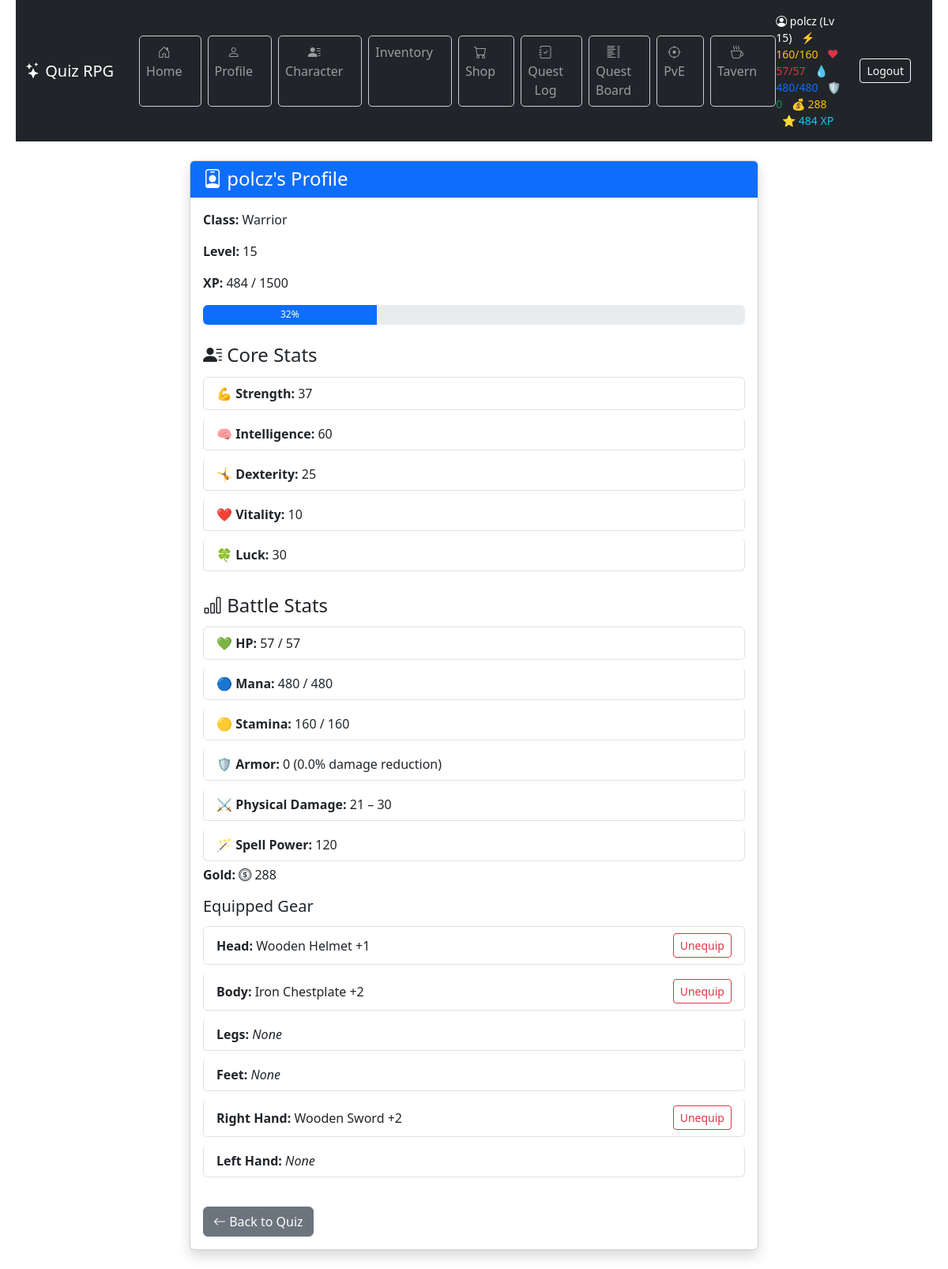
/profile/ (signed in), run on the app's committed database.
### game/models.py (models this page shows, shortened)
class Character(models.Model):
    CLASS_CHOICES = [
        ("warrior", "Warrior"),
        ("mage", "Mage"),
        ("rogue", "Rogue"),
    ]
    user = models.OneToOneField(User, on_delete=models.CASCADE)
    name = models.CharField(max_length=100)
    character_class = models.CharField(
        max_length=20, choices=CLASS_CHOICES, default="warrior"
    )
    level = models.IntegerField(default=1)
    experience = models.IntegerField(default=0)
    experience_to_next_level = models.PositiveIntegerField(default=100)
    hp = models.PositiveIntegerField(default=100)
    max_hp = models.PositiveIntegerField(default=100)
    hp_from_levels = models.PositiveIntegerField(default=0)
    mana = models.PositiveIntegerField(default=50)
    max_mana = models.PositiveIntegerField(default=50)
    mana_from_levels = models.PositiveIntegerField(default=0)
    stamina = models.PositiveIntegerField(default=50)
    max_stamina = models.PositiveIntegerField(default=50)
    armor = models.PositiveIntegerField(default=0)
    damage_reduction = models.FloatField(default=0.0)
    physical_min_damage = models.PositiveIntegerField(default=1)
    physical_max_damage = models.PositiveIntegerField(default=3)
    spell_power = models.PositiveIntegerField(default=0)
    hp_regeneration = models.PositiveIntegerField(default=0)
    mana_regeneration = models.PositiveIntegerField(default=0)
    stamina_regeneration = models.PositiveIntegerField(default=0)
    items = models.ManyToManyField("Item", related_name="characters", blank=True)
    equipped_head = models.ForeignKey(
        "Item",
        null=True,
        blank=True,
        related_name="equipped_on_head",
        on_delete=models.SET_NULL,
    )
    equipped_body = models.ForeignKey(
        "Item",
        null=True,
        blank=True,
        related_name="equipped_on_body",
        on_delete=models.SET_NULL,
    )
    equipped_legs = models.ForeignKey(
        "Item",
        null=True,
        blank=True,
        related_name="equipped_on_legs",
        on_delete=models.SET_NULL,
    )
    equipped_feet = models.ForeignKey(
        "Item",
        null=True,
        blank=True,
        related_name="equipped_on_feet",
        on_delete=models.SET_NULL,
    )
    equipped_hand_right = models.ForeignKey(
        "Item",
        null=True,
        blank=True,
        related_name="equipped_on_hand_right",
        on_delete=models.SET_NULL,
    )
    equipped_hand_left = models.ForeignKey(
        "Item",
        null=True,
        blank=True,
        related_name="equipped_on_hand_left",
        on_delete=models.SET_NULL,
    )
    strength = models.IntegerField(default=5)
    intelligence = models.IntegerField(default=5)
    dexterity = models.IntegerField(default=5)
    vitality = models.IntegerField(default=5)
    luck = models.IntegerField(default=5)
    stat_points = models.IntegerField(default=0)
    gold = models.IntegerField(default=0)
    last_regen_time = models.DateTimeField(default=timezone.now)
    class XpReward(TypedDict):
        total: int
        base: int
        strength_bonus: int
        intelligence_bonus: int
        double: bool

class Item(models.Model):
    SLOT_CHOICES = [
        ("head", "Head"),
        ("body", "Body"),
        ("legs", "Legs"),
        ("feet", "Feet"),
        ("hand_right", "Right Hand"),
        ("hand_left", "Left Hand"),
    ]
    name = models.CharField(max_length=100)
    description = models.TextField(blank=True, null=True)
    price = models.IntegerField(null=True, blank=True)
    is_available_in_shop = models.BooleanField(default=False)
    slot = models.CharField(
        max_length=20,
        choices=SLOT_CHOICES,
        default="hand_right",
    )
    effect_strength = models.IntegerField(default=0)
    effect_intelligence = models.IntegerField(default=0)
    effect_dexterity = models.IntegerField(default=0)
    effect_vitality = models.IntegerField(default=0)
    effect_luck = models.IntegerField(default=0)
    min_damage = models.PositiveIntegerField(default=0)
    max_damage = models.PositiveIntegerField(default=0)
    armor = models.PositiveIntegerField(default=0)
    spell_power = models.PositiveIntegerField(default=0)
    hp_bonus = models.IntegerField(default=0)
    mana_bonus = models.IntegerField(default=0)
    stamina_bonus = models.IntegerField(default=0)
    required_class = models.CharField(
        max_length=20,
        choices=Character.CLASS_CHOICES,
        null=True,
        blank=True,
        help_text="If set, only characters of this class can equip the item.",
    )

### game/views.py (the view)
# urls.py: path("profile/", views.profile_view, name="profile"),
@character_required
def profile_view(request):
    SLOTS = [
        ("head", "Head"),
        ("body", "Body"),
        ("legs", "Legs"),
        ("feet", "Feet"),
        ("hand_right", "Right Hand"),
        ("hand_left", "Left Hand"),
    ]
    character = Character.objects.get(user=request.user)
    regenerate_character(character)
    xp_max = character.level * 100
    xp_progress = int((character.experience / xp_max) * 100)
    equipped_items = []
    for slot, label in SLOTS:
        item = getattr(character, f"equipped_{slot}")
        equipped_items.append(
            {
                "slot": slot,
                "label": label,
                "item": item,
            }
        )
    return render(
        request,
        "game/profile.html",
        {
            "character": character,
            "xp_progress": xp_progress,
            "equipped_items": equipped_items,
        },
    )

### game/context_processors.py (called while the page is built)
def character_context(request):
    if request.user.is_authenticated:
        try:
            character = Character.objects.get(user=request.user)
            return {"character": character}
        except Character.DoesNotExist:
            return {}
    return {}

### game/services/regeneration.py (called while the page is built)
def regenerate_character(character):
    now = timezone.now()
    elapsed = now - character.last_regen_time
    ticks = elapsed // REGEN_INTERVAL
    if ticks >= 1:
        character.hp = min(character.max_hp, character.hp + ticks * REGEN_AMOUNT)
        character.mana = min(character.max_mana, character.mana + ticks * REGEN_AMOUNT)
        character.stamina = min(
            character.max_stamina, character.stamina + ticks * REGEN_AMOUNT
        )
        character.last_regen_time = now
        character.save()

### game/templates/game/profile.html (shortened to what this page needs)
{% extends "game/base.html" %}
{% block content %}
<div class="container my-4">
  <div class="row justify-content-center">
    <div class="col-md-8">
      <div class="card shadow">
        <div class="card-header bg-primary text-white">
          <h4 class="mb-0">
            <i class="bi bi-person-badge"></i> {{ character.name }}'s Profile
          </h4>
        </div>
        <div class="card-body">
          <p><strong>Class:</strong> {{ character.get_character_class_display }}</p>
          <p><strong>Level:</strong> {{ character.level }}</p>
          <p><strong>XP:</strong> {{ character.experience }} / {{ character.level }}00</p>
          <div class="progress mb-3" style="height: 25px;">
            <div
              class="progress-bar"
              role="progressbar"
              style="width: {{ xp_progress }}%;"
              aria-valuenow="{{ xp_progress }}"
              aria-valuemin="0"
              aria-valuemax="100"
            >
              {{ xp_progress }}%
            </div>
          </div>
          <h4 class="mt-4"><i class="bi bi-person-lines-fill"></i> Core Stats</h4>
          <ul class="list-group">
            <li class="list-group-item">💪 <strong>Strength:</strong> {{ character.strength }}</li>
            <li class="list-group-item">🧠 <strong>Intelligence:</strong> {{ character.intelligence }}</li>
            <li class="list-group-item">🤸 <strong>Dexterity:</strong> {{ character.dexterity }}</li>
            <li class="list-group-item">❤️ <strong>Vitality:</strong> {{ character.vitality }}</li>
            <li class="list-group-item">🍀 <strong>Luck:</strong> {{ character.luck }}</li>
          </ul>
          <h4 class="mt-4"><i class="bi bi-bar-chart"></i> Battle Stats</h4>
          <ul class="list-group">
            <li class="list-group-item">
              💚 <strong>HP:</strong> {{ character.hp }} / {{ character.max_hp }}
            </li>
            <li class="list-group-item">
              🔵 <strong>Mana:</strong> {{ character.mana }} / {{ character.max_mana }}
            </li>
            <li class="list-group-item">
              🟡 <strong>Stamina:</strong> {{ character.stamina }} / {{ character.max_stamina }}
            </li>
            <li class="list-group-item">
              🛡️ <strong>Armor:</strong> {{ character.armor }}
              ({{ character.damage_reduction|floatformat:1 }}% damage reduction)
            </li>
            <li class="list-group-item">
              ⚔️ <strong>Physical Damage:</strong> {{ character.physical_min_damage }} – {{ character.physical_max_damage }}
            </li>
            <li class="list-group-item">
              🪄 <strong>Spell Power:</strong> {{ character.spell_power }}
            </li>
          </ul>
          <p><strong>Gold:</strong> <i class="bi bi-coin"></i> {{ character.gold }}</p>
          <h5>Equipped Gear</h5>
          <ul class="list-group mb-3">
            {% for slot in equipped_items %}
            <li class="list-group-item d-flex justify-content-between align-items-center">
              <span>
                <strong>{{ slot.label }}:</strong>
                {% if slot.item %}
                  {{ slot.item.name }}
                {% else %}
                  <em>None</em>
                {% endif %}
              </span>
              {% if slot.item %}
              <a
                href="{% url 'unequip_item' slot.slot %}"
                class="btn btn-sm btn-outline-danger"
              >
                Unequip
              </a>
              {% endif %}
            </li>
            {% endfor %}
          </ul>
          <a href="{% url 'quiz' %}" class="btn btn-secondary mt-3">
            <i class="bi bi-arrow-left"></i> Back to Quiz
          </a>
        </div>
      </div>
    </div>
  </div>
</div>
{% endblock %}

### game/templates/game/base.html (shortened to what this page needs)
{% load static %}
<!DOCTYPE html>
<html lang="en">
  <head>
    <link rel="stylesheet" type="text/css" href="{% static 'game/style.css' %}" />
    <link href="https://cdn.jsdelivr.net/npm/bootstrap@5.3.3/dist/css/bootstrap.min.css" rel="stylesheet" />
    <link href="https://cdn.jsdelivr.net/npm/bootstrap-icons@1.11.3/font/bootstrap-icons.css" rel="stylesheet" />
  </head>
  <body>
    <header class="bg-dark text-white">
      <nav class="navbar navbar-expand-lg navbar-dark bg-dark">
        <div class="container-fluid d-flex justify-content-between align-items-center py-2">
          <div class="d-flex align-items-center gap-3">
            <a class="navbar-brand me-3" href="{% url 'home' %}">
              <i class="bi bi-stars"></i> Quiz RPG
            </a>
            <ul class="navbar-nav flex-row gap-2">
              <li class="nav-item"><a class="nav-link btn btn-outline-secondary" href="{% url 'home' %}"><i class="bi bi-house-door"></i> Home</a></li>
              <li class="nav-item"><a class="nav-link btn btn-outline-secondary" href="{% url 'profile' %}"><i class="bi bi-person"></i> Profile</a></li>
              <li class="nav-item"><a class="nav-link btn btn-outline-secondary" href="{% url 'character' %}"><i class="bi bi-person-lines-fill"></i> Character</a></li>
              <li class="nav-item"><a class="nav-link btn btn-outline-secondary" href="{% url 'inventory' %}"> Inventory</a></li>
              <li class="nav-item"><a class="nav-link btn btn-outline-secondary" href="{% url 'shop' %}"><i class="bi bi-cart"></i> Shop</a></li>
              <li class="nav-item"><a class="nav-link btn btn-outline-secondary" href="{% url 'quest_log' %}"><i class="bi bi-journal-check"></i> Quest Log</a></li>
              <li class="nav-item"><a class="nav-link btn btn-outline-secondary" href="{% url 'quest_list' %}"><i class="bi bi-list-columns"></i> Quest Board</a></li>
              <li class="nav-item"><a class="nav-link btn btn-outline-secondary" href="{% url 'battle_select' %}"><i class="bi bi-crosshair"></i> PvE</a></li>
              <li class="nav-item"><a class="nav-link btn btn-outline-secondary" href="{% url 'tavern' %}"><i class="bi bi-cup-hot"></i> Tavern</a></li>
            </ul>
          </div>
          <div class="d-flex align-items-center gap-3">
            {% if character %}
              <span class="text-white small">
                <i class="bi bi-person-circle"></i> {{ character.name }} (Lv {{ character.level }})
                <span class="text-warning ms-2">⚡ {{ character.stamina }}/{{ character.max_stamina }}</span>
                <span class="text-danger ms-2">❤ {{ character.hp }}/{{ character.max_hp }}</span>
                <span class="text-primary ms-2">💧 {{ character.mana }}/{{ character.max_mana }}</span>
                <span class="text-success ms-2">🛡️ {{ character.armor }}</span>
                <span class="text-warning ms-2">💰 {{ character.gold }}</span>
                <span class="text-info ms-2">⭐ {{ character.experience }} XP</span>
              </span>
            {% endif %}
            <a class="btn btn-outline-light btn-sm" href="{% url 'logout' %}">Logout</a>
          </div>
        </div>
      </nav>
    </header>
    <main class="container mt-4">
      {% block content %}{% endblock %}
    </main>
  </body>
</html>

### game/static/game/style.css (style rules this page uses)
body { font-family: "Segoe UI", sans-serif; background-color: #f4f4f4; color: #333; margin: 0; padding: 0 20px; }
nav a { color: #ddd; text-decoration: none; margin-right: 15px; }
nav li { background: none !important; width: auto !important; height: auto !important; padding: 0 !important; margin: 0 !important; display: list-item; }
ul { list-style: none; padding-left: 0; }
li { background-color: white; border: 1px solid #ccc; margin: 5px 0; padding: 10px; border-radius: 5px; }

### data on the page
Character: name "polcz", level "15", stamina "160", max_stamina "160", hp "57", max_hp "57", mana "480", max_mana "480", armor "0", gold "288", experience "484", character_class "Warrior", strength "37", intelligence "60", dexterity "25", vitality "10", luck "30", damage_reduction "0.0", physical_min_damage "21", physical_max_damage "30", spell_power "120"
Item: label "Head", item.name "Wooden Helmet +1", shows "Unequip"
Item: label "Body", item.name "Iron Chestplate +2", shows "Unequip"
Item: label "Right Hand", item.name "Wooden Sword +2", shows "Unequip"

### other printed values
{{ xp_progress }} "32"
{{ slot.label }} "Legs" "Feet" "Left Hand"
